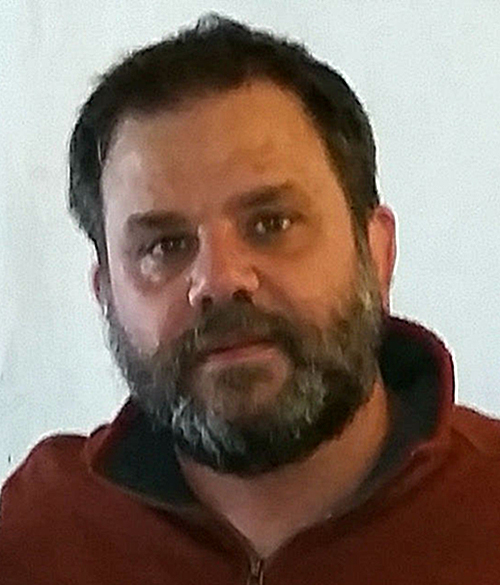
//> input picture VisualFeedback/VisualFeedback/pindar.jpg, 500 x 585 px
$ ./Main   (built with g++ and OpenCV 4)
//> lines starting //> are read from the running program, lines starting //| are printed output that depends on the picture; after the words box and inside, x2 and y2 are one past the last pixel; in counts of white or black regions, pixels touching at a corner belong together
### VisualFeedback/VisualFeedback/Main.h
#include <iostream>
#include <stdlib.h>
#include <stdio.h>
#include <conio.h>
#include <sstream>
#include <fstream>
#include <string>
#include <windows.h>
#include <opencv2/objdetect/objdetect.hpp>
#include <opencv2/objdetect/objdetect_c.h>
#include <opencv2/highgui/highgui.hpp>
#include <opencv2/highgui/highgui_c.h>
#include <opencv2/imgproc/imgproc.hpp>
#include <opencv2/imgproc/types_c.h>
#include <opencv2/core/core.hpp>
#include <limits>
#include <time.h>
#include <conio.h>
#include <stdint.h>
#include <opencv2/opencv.hpp>
#include <Eigen/Dense>
using namespace Eigen;
using namespace std;
using namespace cv;

#define DRAWTHRESH 20// 20 for mean 50 for max
#define CLUSTTHRESH 5
#define ITERATION 3
#define SAMPLEFREQ 50
#define PAUSE fgetc(stdin);
#define MEANSHIFT 0
#define EDGECLIPING 1
#define PI 3.14159
#define DISPLAY 1
#define SIMULATION 1
#define CANNY 1

// Data Structure
class Stroke{
public:
	Stroke(){}
	Stroke(Vec3b rgb, Vec4f cmyk, Point2f o, float r, float theta, float l);
	Stroke(Vec3b rgb, Vec4f cmyk, Point2f s, Point2f e, float r);
	void findEndpoint(const float, const float, const Mat edgeMap);
	float BilinearInterplation(float x, float y, const Mat edgeMap);
	// [4 lines left out: function drawOnCanvas, not called in this run]
	void drawOnCanvas(Mat & canvas){
		line(canvas, start, end, RGB, radius);
	}
	Vec3b getRGB(){ return RGB; }
	Vec4f getCMYK(){ return CMYK; }
private:
	Vec3b RGB;
	Vec4f CMYK;
	Point2f center, start, end;
	float radius, dir_x, dir_y, length;
};

class StrokeCluster{
public:
	StrokeCluster(){ avgCMYK = Vec4f(0, 0, 0, 0); pointNum = 0;  maxInfo = make_pair(0, 0); }
	void addStroke(Stroke drawStroke);
	float computeDiffer(Vec4f cmyk);
	Stroke getStroke(int index){ return drawStrokes[index]; }
	int getNum(){ return pointNum; }
	Vec4f getColor(){ return avgCMYK; }
	void showMaxInfo(){ cout << maxInfo.first << " " << maxInfo.second << endl; }
	pair<int, double> getMaxInfo(){ return maxInfo; }
private:
	vector<Stroke> drawStrokes;
	Vec4f avgCMYK;
	int pointNum;
	pair<int, double> maxInfo;
};

### VisualFeedback/VisualFeedback/FuncDeclaration.h
#pragma once
#include "main.h"

// Color Separation
void ColorSeparation(const Mat targetImg, vector<StrokeCluster> &fisrtDrawCluster);
bool CompareLength(vector<Point>, vector<Point>);

// Color Feedback
void colorDiffer(const Mat target, Mat detect, vector<pair <Point, float>> & drawPoints, float iteration);

// Strokes Generation
void EMapConstruct(Mat img, Mat & edgeMap, Mat & angles);
void SobelDetection(Mat src, Mat & grad, Mat & angles);
void CannyDetection(Mat src, Mat &canny);
void StrokesGeneration(const Mat img, Mat & canvas, const vector<pair <Point, float>> drawPoints, const Mat edgeMap, const Mat angles, float iteration);

// Camera Control
void CaptureFrame(VideoCapture captureDevice, Mat detectImg);

// Utility
string outputFileName(string file_name, int index, string type);
float BilinearInterplation(float x, float y);
void ShowImg(string window_name, Mat img, int time = 0);
bool ColorDifferenceCompare(pair <Point, float> c1, pair <Point, float> c2);
void rgb2cmyk(const Vec3b bgr, Vec4f & cmyk);

### VisualFeedback/VisualFeedback/Utility.cpp
#include "FuncDeclaration.h"

// [11 lines left out: functions int2str, outputFileName, not called in this run]
void rgb2cmyk(const Vec3b bgr, Vec4f & cmyk) {
	int B = bgr.val[0];
	int G = bgr.val[1];
	int R = bgr.val[2];
	float r = R / 255.;
	float g = G / 255.;
	float b = B / 255.;
	float k = std::min(std::min(1 - r, 1 - g), 1 - b);

	cmyk[0] = (1 - r - k) / (1 - k) * 255.;
	cmyk[1] = (1 - g - k) / (1 - k) * 255.;
	cmyk[2] = (1 - b - k) / (1 - k) * 255.;
	cmyk[3] = k * 255.;
}
void ShowImg(string window_name, Mat img, int time){
	imshow(window_name, img);
	if (time != 0 && time != -1)
		waitKey(time);
	else if (time == 0)
		waitKey(0);
}
// [10 lines left out: functions ColorDifferenceCompare, CompareLength, not called in this run]

### VisualFeedback/VisualFeedback/StrokesGeneration.cpp
#include "FuncDeclaration.h"

void SobelDetection(Mat src, Mat & grad, Mat & angles){
	int scale = 1, delta = 0;
	int ddepth = CV_16S;
	int c;
	Mat src_gray;
	GaussianBlur(src, src, Size(3, 3), 0, 0);
	cvtColor(src, src_gray, CV_BGR2GRAY);

	/// Generate grad_x and grad_y
	Mat abs_grad_x, abs_grad_y;
	Mat grad_x, grad_y;
	/// Gradient X
	Sobel(src_gray, grad_x, ddepth, 1, 0, 3, scale, delta);
	convertScaleAbs(grad_x, abs_grad_x);
	/// Gradient Y
	Sobel(src_gray, grad_y, ddepth, 0, 1, 3, scale, delta);
	convertScaleAbs(grad_y, abs_grad_y);
	/// Total Gradient (approximate)
	//addWeighted(abs_grad_x, 0.5, abs_grad_y, 0.5, 0, grad);
	for (int y = 0; y < grad.rows; y++)
	for (int x = 0; x < grad.cols; x++)
		grad.at<uchar>(y, x) = sqrt(pow(abs_grad_x.at<uchar>(y, x), 2) + pow(abs_grad_y.at<uchar>(y, x), 2));

	//to store the gradients grad_x.convertTo(grad_x,CV_32F);
	grad_x.convertTo(grad_x, CV_32FC1);
	grad_y.convertTo(grad_y, CV_32FC1);

	phase(grad_x, grad_y, angles, false);
}
void CannyDetection(Mat src, Mat &canny){
	Mat gray;
	blur(src, gray, Size(3, 3));
	Canny(gray, canny, 100, 150, 3);
}

void EMapConstruct(Mat img, Mat & edgeMap, Mat & angles){
	// Get edgeMap by Sobel
	edgeMap = Mat(img.rows, img.cols, CV_8UC1);
	angles = Mat::zeros(img.rows, img.cols, CV_32F);;
	SobelDetection(img, edgeMap, angles);
#if CANNY
	CannyDetection(img, edgeMap);
#endif

#if DISPLAY
	ShowImg("Orientation", angles, 0);
	ShowImg("EdgeMap", edgeMap, 0);
#endif
	Mat orientation;
	normalize(angles, orientation, 0x00, 0xFF, cv::NORM_MINMAX, CV_8U);
	imwrite("Image/Orientation.jpg", orientation);
	imwrite("Image/EdgeMap.jpg", edgeMap);
}
// [91 lines left out: functions ColorSort, StrokesGeneration, not called in this run]

### VisualFeedback/VisualFeedback/ColorFeedback.cpp
#include "FuncDeclaration.h"

// [43 lines left out: function nonMaximaSuppression, not called in this run]


void colorDiffer(const Mat target, Mat detect, vector<pair <Point, float>> & drawPoints, float iteration) {
	iteration++;

	// rgb to cmyk
	Mat differImage = target.clone();
	Mat differMap = Mat(target.rows, target.cols, CV_8UC1);
	differMap.setTo(0);
	// Compute Difference
	for (int y = 0; y < target.rows; y++) {
		for (int x = 0; x < target.cols; x++) {
			Vec4f targetCMYK;
			Vec4f detectCMYK;
			Vec4f differ;
			rgb2cmyk(target.at<Vec3b>(y, x), targetCMYK);
			rgb2cmyk(detect.at<Vec3b>(y, x), detectCMYK);
			absdiff(targetCMYK, detectCMYK, differ);
		    //float differMean = mean(differ)[0];
			float differMean = max(max(max(differ[0], differ[1]),differ[2]),differ[3]);

			differMap.at<uchar>(y, x) = (uchar)differMean;
			if (differMean > DRAWTHRESH){
				circle(differImage, Point(x, y), 0, Scalar(0, 0, differMean));
				//drawPoints.push_back(make_pair(Point(x, y), maxDiffer));
			}
			else if (iteration == 1){
				//detect.at<Vec3b>(y, x) = target.at<Vec3b>(y, x);
			}
		}
	}
	ShowImg("differMap", differMap, -1);

	// Non maximun suppresion
	Mat mask = (differMap > DRAWTHRESH);	// only look for local maxima above the value of 1
	ShowImg("Mask", mask, -1);
	Mat temp = Mat(Size(400, 400), CV_8UC1);
	//temp = cv::Scalar::all(255) - differMap;
#if DISPLAY
	ShowImg("differMap", temp);
	ShowImg("differMap", differMap * 10);
	imwrite("differMap.jpg", differMap * 10);
#endif

#if DISPLAY
	ShowImg("Mask", mask);
	imwrite("Mask.jpg", mask);
#endif
	// find the local maxima with a window of 50
	Mat maxima;
	nonMaximaSuppression(differMap, 3, maxima, mask);
	// optionally set all non-maxima to zero
	differMap.setTo(0, maxima == 0);
	ShowImg("Sample Points", maxima, -1);
	temp.setTo(0);
	for (int j = 0; j < maxima.rows; j++)
	for (int i = 0; i < maxima.cols; i++)
	if (int(maxima.at<uchar>(j,i)) != 0){
		circle(temp, Point(i, j), 2, Scalar(255, 255, 255),-1);
	}
#if DISPLAY
	ShowImg("Sample Points", maxima);
	ShowImg("Sample Points", temp);
	imwrite("Sample Points.jpg", temp);
#endif
	//ShowImg("Sample Points", differMap);

	for (int y = 0; y < target.rows; y++) {
		for (int x = 0; x < target.cols; x++) {
			if ((float)differMap.at<uchar>(y, x) != 0.0)
				//cout << (float)differMap.at<uchar>(y, x) << endl;
				drawPoints.push_back(make_pair(Point(x, y), (float)differMap.at<uchar>(y, x)));
		}
	}
	sort(drawPoints.begin(), drawPoints.end(), ColorDifferenceCompare);

	cout << "Number of total draw points: " << drawPoints.size() << endl;
//#if DISPLAY
//	ShowImg("", differImage);
//#endif
	destroyAllWindows();
}

### VisualFeedback/VisualFeedback/Main.cpp
#include "FuncDeclaration.h"

int main(int argc, const char** argv)
{
	// Read Data
	Mat targetImg = imread("pindar.jpg");
//> targetImg is the input picture: 585 rows x 500 cols, CV_8UC3; mean B, G, R 104.6, 115.8, 134.3

	// *********************
	//  First Layer Drawing
	// *********************
#if MEANSHIFT
	vector<StrokeCluster> fisrtDrawCluster;
	ColorSeparation(targetImg, fisrtDrawCluster);
	Mat detectImg = Mat(targetImg.size(), CV_8UC3, Scalar(255, 255, 255));
	for (int i = 0; i < fisrtDrawCluster.size(); i++){
		int strokeNum = fisrtDrawCluster[i].getNum();
		for (int s = 0; s < strokeNum; s++){
			fisrtDrawCluster[i].getStroke(s).drawOnCanvas(detectImg);
			ShowImg("Simulation", detectImg,10);
		}
		cout << i << endl;
		waitKey(0);
	}
	waitKey(0);
	destroyAllWindows();
	imwrite("firstDraw.jpg", detectImg);
#else
	Mat detectImg = imread("firstDraw.jpg");
//> firstDraw.jpg cannot be read in this run, so this picture is empty
#endif
	//Mat detectImg = imread("Image/Origin.jpg");
	//CaptureFrame(detectImg);


	// Construct Energy Map
	Mat edgeMap, angles;
	EMapConstruct(targetImg, edgeMap, angles);
//> in SobelDetection, `cvtColor(src, src_gray, CV_BGR2GRAY);`:
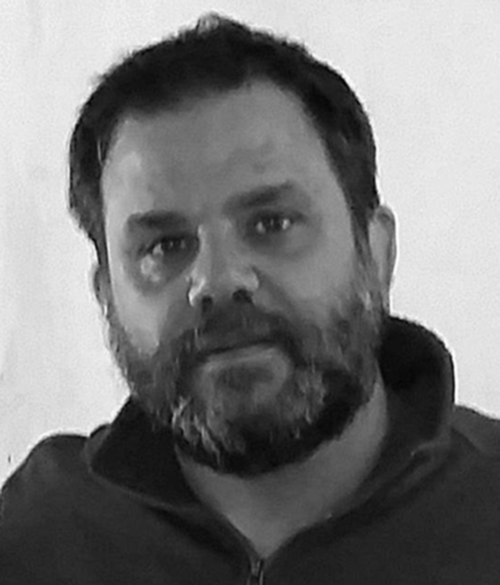
//> src_gray: 585 rows x 500 cols, CV_8UC1; min 3, max 255, mean 120.1
//> in SobelDetection, `Sobel(src_gray, grad_x, ddepth, 1, 0, 3, scale, delta);`:
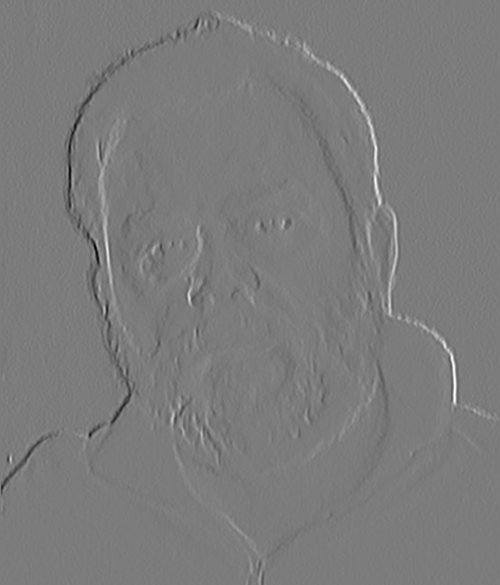
//> grad_x: 585 rows x 500 cols, CV_16SC1; min -697, max 736, mean -0.3; drawn with min black and max white
//> in SobelDetection, `Sobel(src_gray, grad_y, ddepth, 0, 1, 3, scale, delta);`:
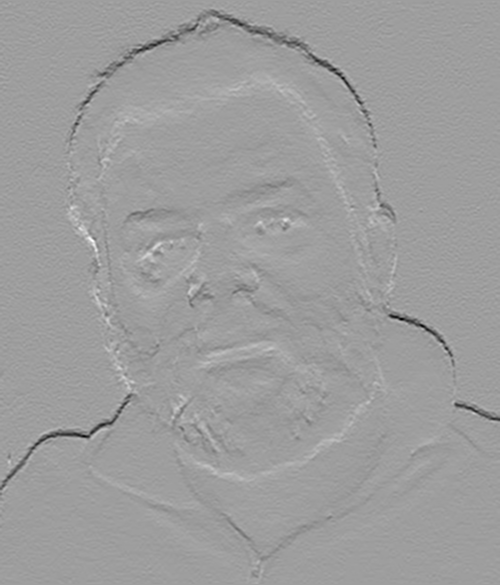
//> grad_y: 585 rows x 500 cols, CV_16SC1; min -546, max 335, mean -2.6; drawn with min black and max white
//> in SobelDetection, `convertScaleAbs(grad_y, abs_grad_y);`:
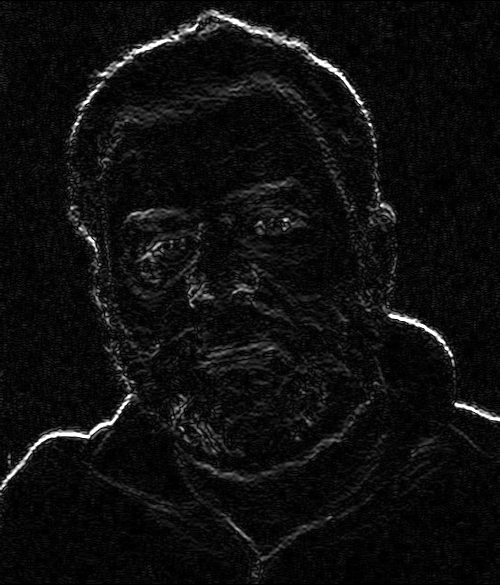
//> abs_grad_y: 585 rows x 500 cols, CV_8UC1; min 0, max 255, mean 14.6
//> after the loop in SobelDetection, `for (int y = 0; y < grad.rows; y++)`:
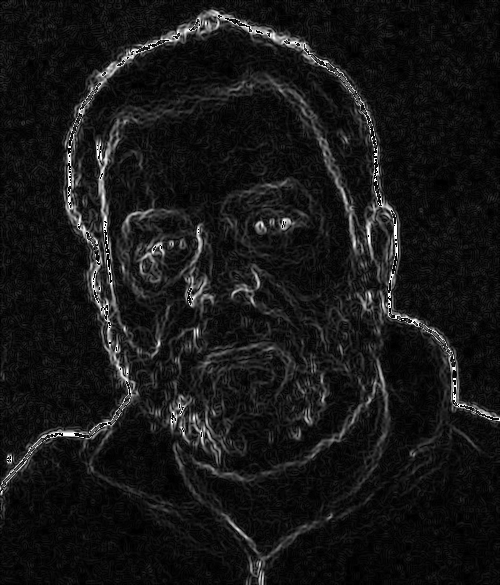
//> grad: 585 rows x 500 cols, CV_8UC1; min 0, max 255, mean 22.9
//> in SobelDetection, `phase(grad_x, grad_y, angles, false);`:
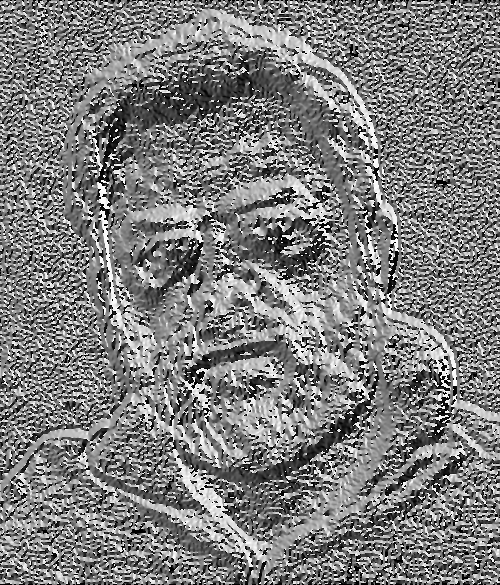
//> angles: 585 rows x 500 cols, CV_32FC1; min 0, max 6.28, mean 3.11; drawn with min black and max white
//> in CannyDetection, `Canny(gray, canny, 100, 150, 3);`:
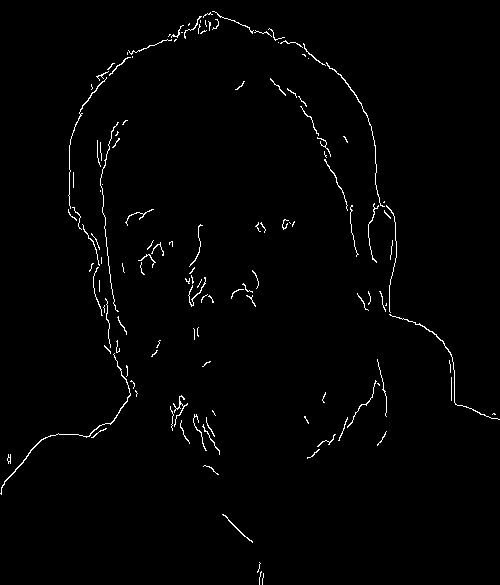
//> canny: 585 rows x 500 cols, CV_8UC1; 1.4% white in thin lines or dots

	for (int i = 0; i < ITERATION; i++){
		// Compute color difference
		vector<pair <Point, float>> drawPoints;
//> (the run ends here: the program crashes, at `for (int y = 0; y < target.rows; y++)`)

$ run again, with VisualFeedback/VisualFeedback/Color Segment.jpg copied over VisualFeedback/VisualFeedback/pindar.jpg
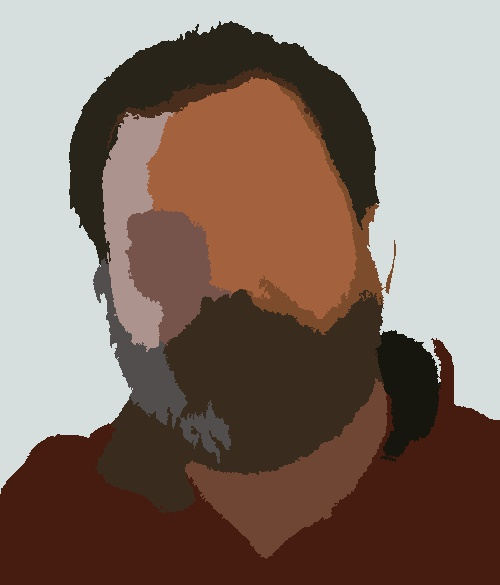
//> input picture VisualFeedback/VisualFeedback/Color Segment.jpg, 500 x 585 px
//> targetImg is the input picture: 585 rows x 500 cols, CV_8UC3; mean B, G, R 104.4, 115.1, 133.5
//> src: 585 rows x 500 cols, CV_8UC3; 19.21% of pixels changed, all inside (x1, y1, x2, y2) = (0, 15, 500, 561)
//> in SobelDetection, `Sobel(src_gray, grad_y, ddepth, 0, 1, 3, scale, delta);`:
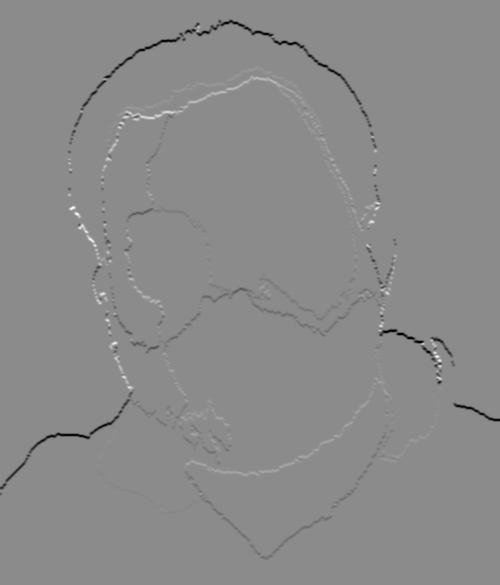
//> grad_y: 585 rows x 500 cols, CV_16SC1; min -598, max 496, mean -2.5; drawn with min black and max white
//> in CannyDetection, `Canny(gray, canny, 100, 150, 3);`:
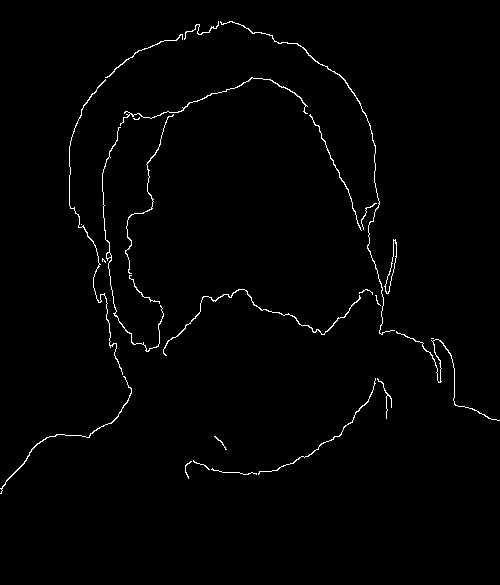
//> canny: 585 rows x 500 cols, CV_8UC1; 1.3% white in thin lines or dots, all inside (x1, y1, x2, y2) = (0, 21, 500, 494)
